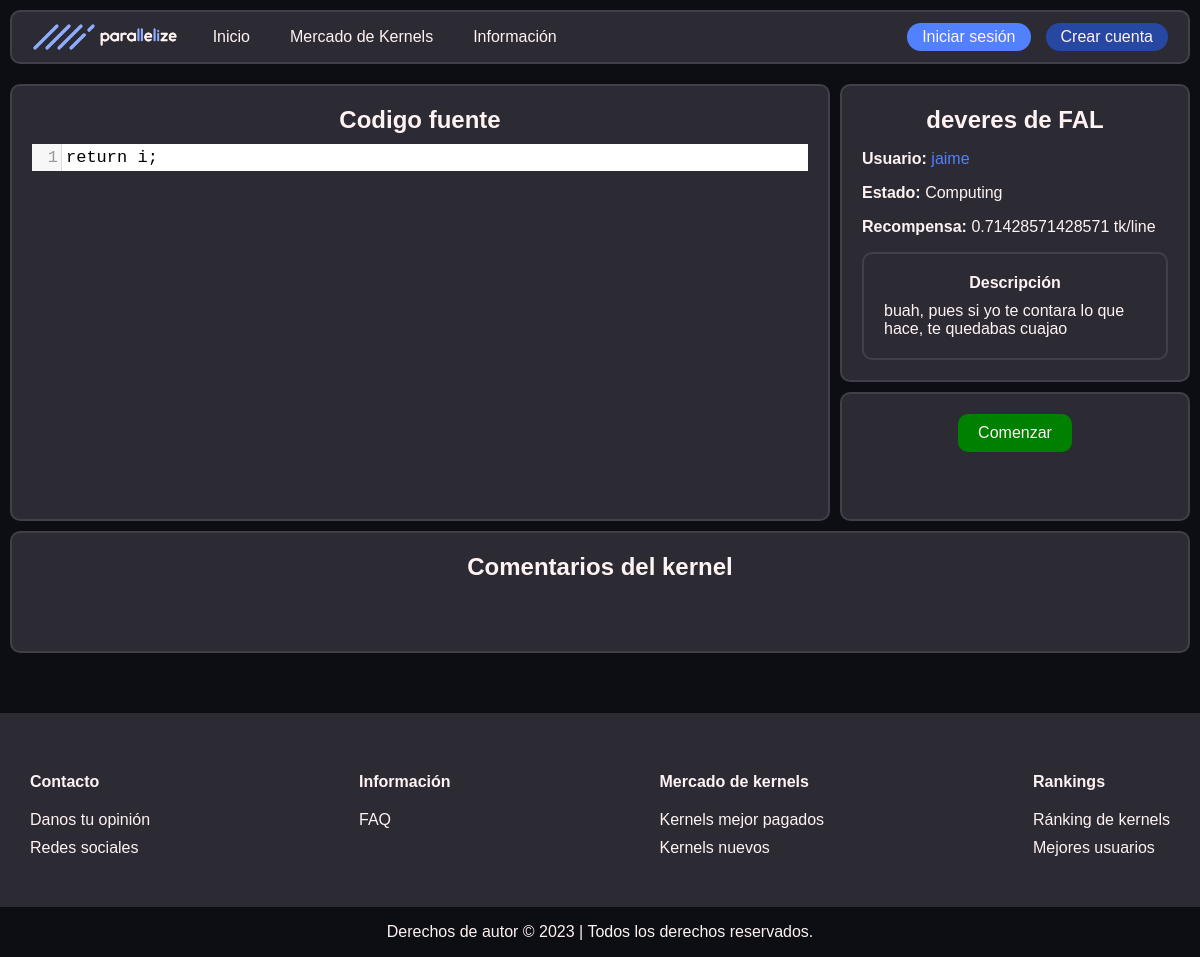
Page /kernel_info.php?id=2 on the earlier database version.
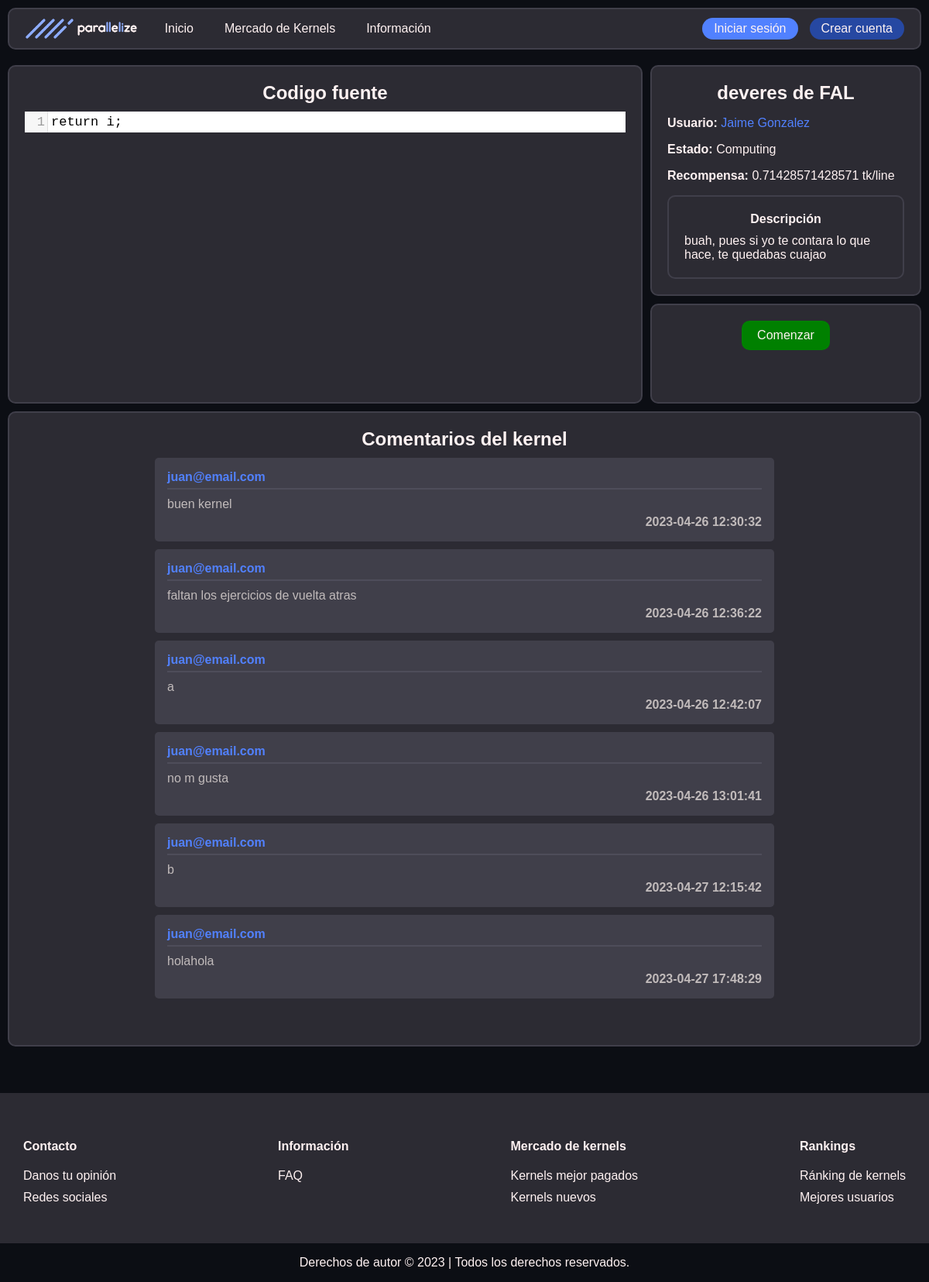
Same page on the later database version.
### tables this page shows
CREATE TABLE `kernels` (
  `name` varchar(30) NOT NULL,
  `is_finished` tinyint(1) NOT NULL,
  `user_email` varchar(60) NOT NULL,
  `id` int(11) NOT NULL,
  `js_code` longtext NOT NULL,
  `reward_per_line` double NOT NULL,
  `total_reward` double NOT NULL,
  `description` longtext NOT NULL,
  `upload_time` timestamp NOT NULL DEFAULT current_timestamp(),
  `iteration_count` bigint(20) NOT NULL
);

CREATE TABLE `users` (
  `user_email` varchar(60) NOT NULL,
  `user_password` varchar(60) NOT NULL,
  `millis_crunched` int(11) NOT NULL DEFAULT 0,
  `ranking` int(11) NOT NULL DEFAULT -1,
  `tokens` double NOT NULL DEFAULT 0,
  `last_active` date NOT NULL DEFAULT current_timestamp(),
  `blocked` tinyint(1) NOT NULL DEFAULT 0,
  `user_name` varchar(20) NOT NULL,
  `is_admin` tinyint(1) NOT NULL DEFAULT 0
);

CREATE TABLE `kernel_comments` (
  `user_email` varchar(60) NOT NULL,
  `kernel_id` int(11) NOT NULL,
  `comment` varchar(1024) NOT NULL,
  `time` datetime NOT NULL DEFAULT current_timestamp(),
  `is_report` tinyint(1) NOT NULL DEFAULT 0
);

### includes/src/dao/Kernel.php (called while the page is built, shortened)
<?php
class Kernel
{
    private $name;
    private $id;
    private $description;
    private $reward_per_line;
    private $iteration_count;
    private $segment_cache;
    public static function buscaKernelPorId(string $id)
    {
        $conn = Aplicacion::getInstance()->getConexionBd();
        $ret = NUll;
        $query = sprintf("SELECT * FROM kernels K WHERE K.id = '%s'", $conn->real_escape_string($id));
        $rs = $conn->query($query);
        if (mysqli_num_rows($rs)) {
            $rk = $rs->fetch_assoc();
            $ret = new Kernel(
                $rk['name'],
                $rk['user_email'],
                $rk['id'],
                $rk['js_code'],
                $rk['description'],
                $rk['total_reward'],
                $rk['reward_per_line'],
                $rk["iteration_count"],
                $rk['upload_time']
            );
        }
        return $ret;
    }
    public function __construct($name, $user_email, $id, $js_code, $description, $total_reward, $getreward_per_line, $iteration_count, $upload_time)
    {
        $this->name = $name;
        $this->id = $id;
        $this->description = $description;
        $this->reward_per_line = $getreward_per_line;
        $this->iteration_count = $iteration_count;
    }
    public function getname()
    {
        return $this->name;
    }
    public function is_finished()
    {
        for ($i = 0; $i < $this->iteration_count; $i++) {
            $res = $this->result_at($i);
            if ($res == "not_asigned") {
                return false;
            }
        }
        return true;
    }
    public function result_at($n)
    {
        if ($this->segment_cache && $this->segment_cache->contains($n)) {
            $seg = $this->segment_cache;
        } else {
            $seg = \parallelize_namespace\ExecutionSegment::buscaSegmentosConKernelIdQueContenganIt($this->id, $n);
            if (!isset($seg)) {
                return "not_asigned";
            }
            $this->segment_cache = $seg;
        }
        return "not_solved";
    }
    public function getdescription()
    {
        return $this->description;
    }
    public function getreward_per_line()
    {
        return $this->reward_per_line;
    }
}

### includes/src/dao/Usuario.php (called while the page is built, shortened)
<?php
class Usuario
{
    private $user_name;
    private $user_email;
    public static function buscaUsuario($user_email)
    {
        $conn = Aplicacion::getInstance()->getConexionBd();
        $query = sprintf("SELECT * FROM users U WHERE U.user_email = '%s'", $conn->real_escape_string($user_email));
        $rs = $conn->query($query);
        if ($rs->num_rows == 0) {
            return false;
        } else {
            $fila = $rs->fetch_assoc();
            return new Usuario(
                $fila['user_name'], $fila['user_email'], $fila['user_password'],
                $fila['millis_crunched'], $fila['tokens'], $fila['last_active'], $fila['blocked'],
                $fila['is_admin']
            );
        }
    }
    public function __construct($user_name, $user_email, $user_password, $millis_crunched, $tokens, $last_active, $blocked, $is_admin)
    {
        $this->user_name = $user_name;
        $this->user_email = $user_email;
    }
    public function getName()
    {
        return $this->user_name;
    }
    public function getEmail()
    {
        return $this->user_email;
    }
}

### includes/src/dao/ExecutionSegment.php (called while the page is built, shortened)
<?php
class ExecutionSegment
{
    public static function buscaSegmentosConKernelIdQueContenganIt($id, $it)
    {
        $conn = Aplicacion::getInstance()->getConexionBd();
        $ret = null;
        $query = sprintf(
            "SELECT * FROM execution_segments K WHERE K.kernel_id = '%s' && K.iteration_start <= %d && K.iteration_end > %d",
            $conn->real_escape_string($id),
            $conn->real_escape_string($it),
            $conn->real_escape_string($it)
        );
        $rs = $conn->query($query);
        return $ret;
    }
}

### includes/src/dao/ComentarioKernel.php (called while the page is built, shortened)
<?php
class ComentarioKernel
{
    private $user_email;
    private $user_comment;
    private $time;
    public static function buscaComentariosPorKernel($kernel_id)
    {
        $conn = Aplicacion::getInstance()->getConexionBd();
        $query = sprintf(
            'SELECT * FROM kernel_comments WHERE kernel_id = \'%d\'',
            $kernel_id
        );
        $rs = $conn->query($query);
        $result = [];
        while ($row = $rs->fetch_assoc()) {
            $result[] = new ComentarioKernel($row['user_email'], $row['kernel_id'], $row['comment'],
                $row['time'], $row['is_report']);
        }
        return $result;
    }
    public function __construct($user_email, $kernel_id, $user_comment, $time, $is_report){
        $this->user_email = $user_email;
        $this->user_comment = $user_comment;
        $this->time = $time;
    }
    public function getUserEmail(){
        return $this->user_email;
    }
    public function getUserComment(){
        return $this->user_comment;
    }
    public function getTime(){
        return $this->time;
    }
}

### kernel_info.php (the view, shortened to what the rows shown need)
<!DOCTYPE html>
<html lang="es">
<head>
    <link rel="stylesheet" href="<?= RUTA_CSS ?>/global.css">
    <link rel="stylesheet" href="<?= RUTA_CSS ?>/nav_bar.css">
    <link rel="stylesheet" href="<?= RUTA_CSS ?>/user_nav_bar.css">
    <link rel="stylesheet" href="<?= RUTA_CSS ?>/kernel_info.css">
    <link rel="stylesheet" href="<?= RUTA_CSS ?>/footer.css">
</head>
<body>
    <div class="main-container">
        <div class="sections-container kernel">
            <div class="section codeBlock">
                <h2 class="title">
                    Codigo fuente
                </h2>
                <?php
                $kernel = \parallelize_namespace\Kernel::buscaKernelPorId($_GET["id"]);
                require_once("./js/kernelViz.php");
                ?>
            </div>
            <div class="sections-container kernel-info">
                <div class="section">
                    <h2 class="title centered">
                        <?= $kernel->getname(); ?>
                    </h2>
                    <p><strong>Usuario:</strong>
                        <?php $user = \parallelize_namespace\Usuario::buscaUsuario($kernel->getuser_email()); ?>
                        <a href="profile_view.php?id=<?= $user->getEmail() ?>">
                            <?= $user->getName() ?>
                        </a>
                    </p>
                    <p><strong>Estado:</strong>
                        <?= $kernel->is_finished() == 0 ? "Computing" : "Finished" ?>
                    </p>
                    <p><strong>Recompensa:</strong>
                        <?= $kernel->getreward_per_line() ?> tk/line
                    </p>
                    <div class="section">
                        <h4 class="title">Descripción</h4>
                        <?= $kernel->getdescription() ?>
                    </div>
                </div>
            </div>
        </div>
            <div class = "sections-container">
                <div id="comments-section" class="section">
                    <h2 class="title">Comentarios del kernel</h2>
                    <div class="comments">
                        <?php
                            $comentariosk = \parallelize_namespace\ComentarioKernel::buscaComentariosPorKernel($_GET["id"]);
                            foreach ($comentariosk as $comentariok) {
                                $c_sender = $comentariok->getUserEmail();
                                $c_text = $comentariok->getUserComment();
                                $c_time = $comentariok->getTime();
                        ?>
                            <div class="comment">
                                <div class="header">
                                    <p class="username no-margin"><a href="profile_view.php?id=<?= $c_sender ?>" target="_blank"><?= $c_sender ?></a></p>
                                </div>
                                <div class="body">
                                    <p class="no-margin t-m-white"><?= $c_text ?></p>
                                    <p class="time no-margin t-m-white"><?= $c_time ?></p>
                                </div>
                            </div>
                        <?php } ?>
                    </div>
                </div>
            </div>
    </div>
</body>
</html>

Differences in the rows shown:
changed users: user_name "jaime" → "Jaime Gonzalez"
added kernel_comments: user_email "juan@email.com", comment "buen kernel", time "2023-04-26 12:30:32"
added kernel_comments: user_email "juan@email.com", comment "faltan los ejercicios de vuelta atras", time "2023-04-26 12:36:22"
added kernel_comments: user_email "juan@email.com", comment "a", time "2023-04-26 12:42:07"
added kernel_comments: user_email "juan@email.com", comment "no m gusta", time "2023-04-26 13:01:41"
added kernel_comments: user_email "juan@email.com", comment "b", time "2023-04-27 12:15:42"
added kernel_comments: user_email "juan@email.com", comment "holahola", time "2023-04-27 17:48:29"
